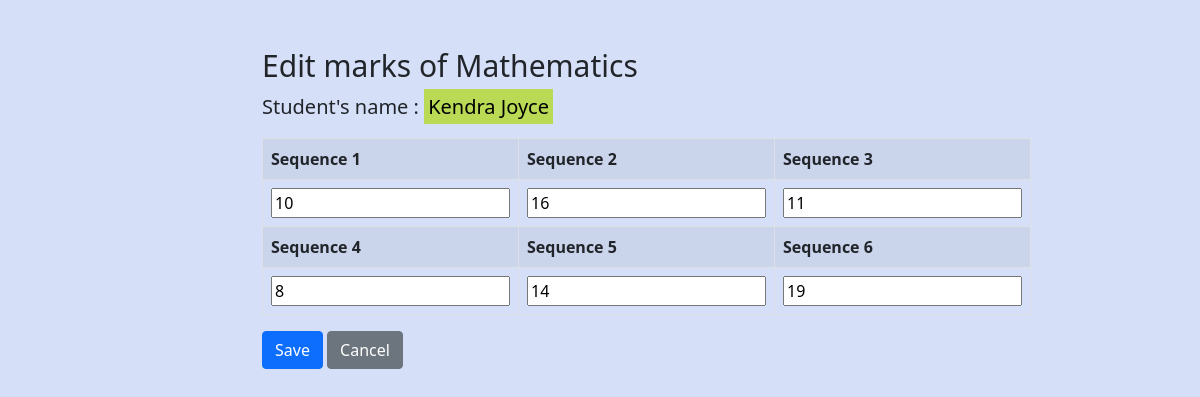
Page /Php/N_update.php?id=3 (signed in) on the committed database.
### tables this page shows
CREATE TABLE `teacher` (
  `Id` int(11) NOT NULL,
  `Pseudo` varchar(20) NOT NULL,
  `Last_Name` varchar(50) NOT NULL,
  `First_Name` varchar(50) NOT NULL,
  `Gender` varchar(7) NOT NULL,
  `Subjects` varchar(20) NOT NULL,
  `Birthday` varchar(11) NOT NULL,
  `Pwd` varchar(255) NOT NULL
);

CREATE TABLE `student` (
  `Id` int(11) NOT NULL,
  `Pseudo` varchar(20) NOT NULL,
  `Last_Name` varchar(50) NOT NULL,
  `First_Name` varchar(50) NOT NULL,
  `Gender` varchar(7) NOT NULL,
  `Levels` varchar(20) NOT NULL,
  `Birthday` varchar(11) NOT NULL,
  `Pwd` varchar(255) NOT NULL
);

CREATE TABLE `score` (
  `Id` int(11) NOT NULL,
  `Id_student` int(11) NOT NULL,
  `Id_subject` int(11) NOT NULL,
  `Sequences` int(5) NOT NULL,
  `Mark` float DEFAULT NULL
);

### Php/N_update.php (the view, shortened to what this page needs)
<?php
    include "db.php";
    $idStud = $_GET['id'];
    $idTeach = $_SESSION['idTeach'];
    $req1 = $connexion->query("SELECT * FROM student WHERE Id='$idStud'");
    foreach($req1 as $listreq)
    {
        $Lastname = $listreq['Last_Name'];
        $Firstname = $listreq['First_Name'];
    }
    $req2 = $connexion->query("SELECT * FROM teacher WHERE Id='$idTeach'");
    foreach($req2 as $listreq2)
    {
        $subject = $listreq2['Subjects'];
    }
    $tmp = "Name";
    $req3 = $connexion->query("SELECT * FROM subjects WHERE $tmp='$subject'");
    foreach($req3 as $listreq3)
    {
        $idSub = $listreq3['Id'];
    }
    $req4 = $connexion->query("SELECT * FROM score WHERE (Id_student='$idStud') AND (Id_subject='$idSub') AND (Sequences='1')");
    foreach($req4 as $listreq4)
    {
        $seq1 = $listreq4['Mark'];
    }
    $req5 = $connexion->query("SELECT * FROM score WHERE (Id_student='$idStud') AND (Id_subject='$idSub') AND (Sequences='2')");
    foreach($req5 as $listreq5)
    {
        $seq2 = $listreq5['Mark'];
    }
    $req6 = $connexion->query("SELECT * FROM score WHERE (Id_student='$idStud') AND (Id_subject='$idSub') AND (Sequences='3')");
    foreach($req6 as $listreq6)
    {
        $seq3 = $listreq6['Mark'];
    }
    $req7 = $connexion->query("SELECT * FROM score WHERE (Id_student='$idStud') AND (Id_subject='$idSub') AND (Sequences='4')");
    foreach($req7 as $listreq7)
    {
        $seq4 = $listreq7['Mark'];
    }
    $req8 = $connexion->query("SELECT * FROM score WHERE (Id_student='$idStud') AND (Id_subject='$idSub') AND (Sequences='5')");
    foreach($req8 as $listreq8)
    {
        $seq5 = $listreq8['Mark'];
    }
    $req9 = $connexion->query("SELECT * FROM score WHERE (Id_student='$idStud') AND (Id_subject='$idSub') AND (Sequences='6')");
    foreach($req9 as $listreq9)
    {
        $seq6 = $listreq9['Mark'];
    }
?>
<!DOCTYPE html>
<html lang="en">
<head>
    <link href="../bootstrap/css/bootstrap.min.css" rel="stylesheet">
</head>
<body style="background-color:RGBa(45, 96, 221, 0.2)">
    <div class="wrapper">
        <div class="container-fluid">
            <div class="row" >
                <div class="col-md-12">
                    <h2 class="mt-5" style="font-size:30px">Edit marks of <?php echo $subject; ?></h2>
                    <p style="font-size:20px">Student's name : <?php echo "<mark style='background-color:#BADA55'>".$Lastname." ".$Firstname."</mark>"; ?></p>
                    <form action="<?php echo htmlspecialchars(basename($_SERVER['REQUEST_URI'])); ?>" method="post" >
                    <table class="table table-bordered table-striped" >
                        <tr>
                            <th> Sequence 1 </th>
                            <th> Sequence 2 </th>
                            <th> Sequence 3 </th>
                        </tr>
                        <tr>
                            <td> <input type="tel" name="seq1" value="<?= $seq1; ?>" required> </td>
                            <td> <input type="tel" name="seq2" value="<?= $seq2; ?>" required> </td>
                            <td> <input type="tel" name="seq3" value="<?= $seq3; ?>" required> </td>
                        </tr>
                        <tr>
                            <th> Sequence 4 </th>
                            <th> Sequence 5 </th>
                            <th> Sequence 6 </th>
                        </tr>
                        <tr>
                            <td> <input type="tel" name="seq4" value="<?= $seq4; ?>" required > </td>
                            <td> <input type="tel" name="seq5" value="<?= $seq5; ?>" required > </td>
                            <td> <input type="tel" name="seq6" value="<?= $seq6; ?>" required > </td>
                        </tr>
                    </table>
                        <input type="submit" class="btn btn-primary" value="Save">
                        <a href="HomeTeachers.php" class="btn btn-secondary ml-2">Cancel</a>
                    </form>
                </div>
            </div>
        </div>
    </div>
</body>
</html>

### Php/N_update.php (style rules this page uses)
.wrapper { width: 700px; margin: 0 auto; }

### rows in the picture
teacher: Subjects "Mathematics"
student: Last_Name "Kendra", First_Name "Joyce"
score: seq1 "10"
score: seq2 "16"
score: seq3 "11"
score: seq4 "8"
score: seq5 "14"
score: seq6 "19"
